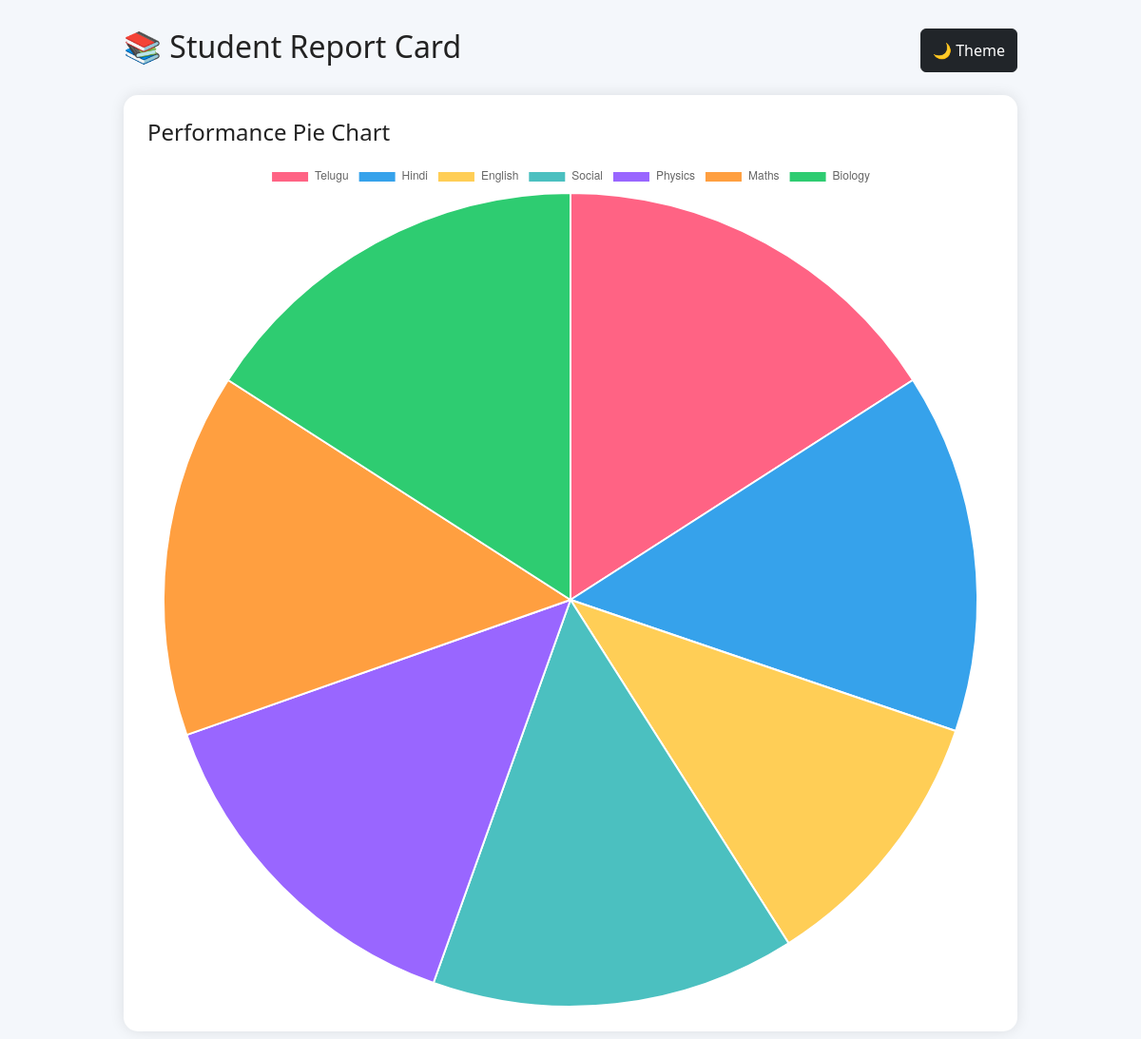
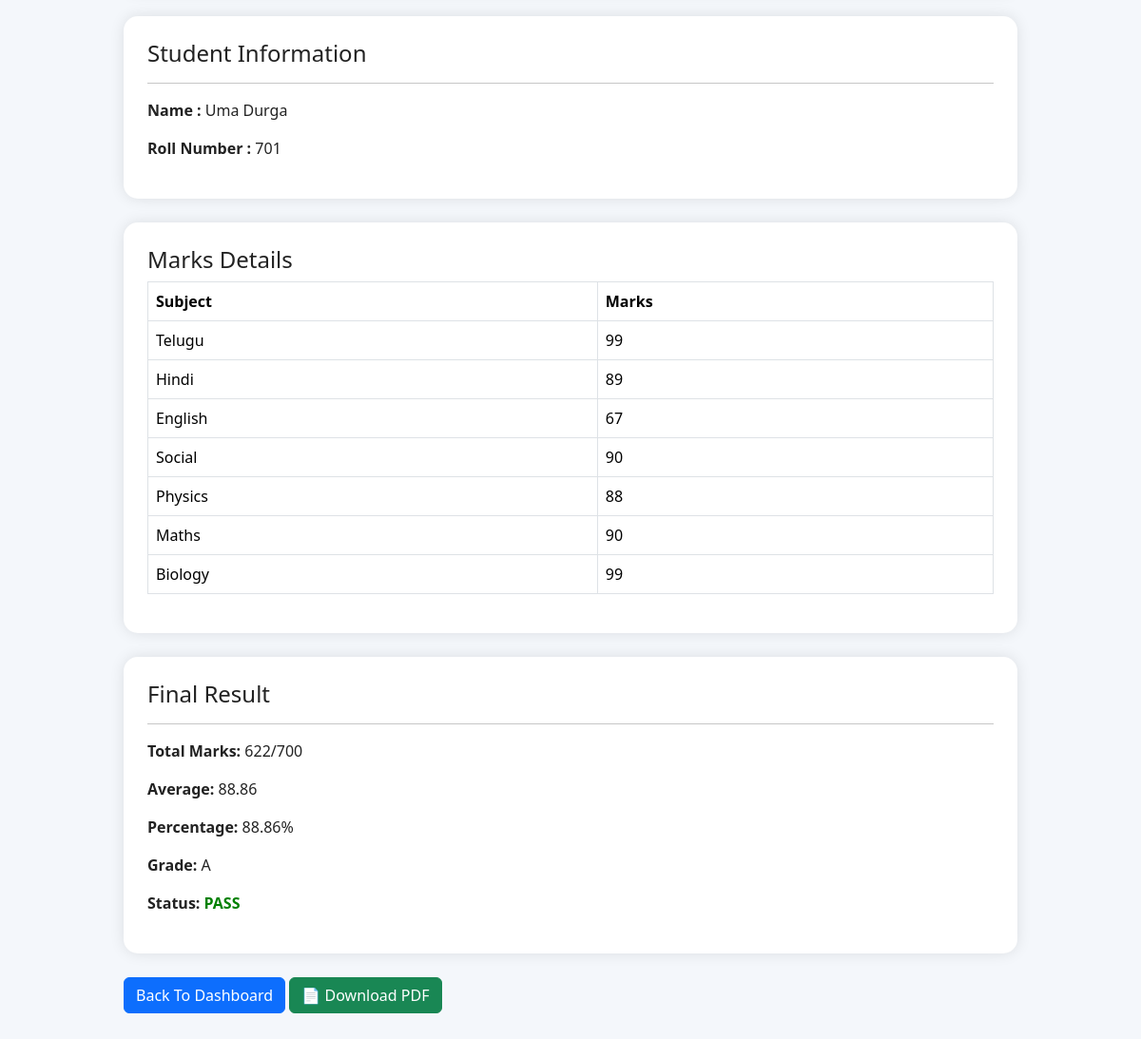
/report_card (signed in), run on the app's committed database (2 pictures, top to bottom).
### tables this page shows
CREATE TABLE grades(
        id INTEGER PRIMARY KEY AUTOINCREMENT,
        student_name TEXT NOT NULL,
        rollno TEXT NOT NULL,

        telugu INTEGER,
        hindi INTEGER,
        english INTEGER,
        social INTEGER,
        physics INTEGER,
        maths INTEGER,
        biology INTEGER
    );

### app.py (the view)
@app.route("/report_card")
def report_card():
    if "user_id" not in session:
        return redirect(url_for("signin"))
    conn = get_db_connection()
    report = conn.execute("""
    SELECT *
    FROM grades
    ORDER BY id DESC
    LIMIT 1
    """).fetchone()
    conn.close()
    if not report:
        flash("No Report Available!", "warning")
        return redirect(url_for("dashboard"))
    marks = [
        report["telugu"] or 0,
        report["hindi"] or 0,
        report["english"] or 0,
        report["social"] or 0,
        report["physics"] or 0,
        report["maths"] or 0,
        report["biology"] or 0
    ]
    total_marks = sum(marks)
    average = round(total_marks / 7, 2)
    percentage = round((total_marks / 700) * 100, 2)
    if percentage >= 90:
        grade = "A+"
    elif percentage >= 80:
        grade = "A"
    elif percentage >= 70:
        grade = "B"
    elif percentage >= 60:
        grade = "C"
    elif percentage >= 50:
        grade = "D"
    else:
        grade = "F"
    status = "Fail" if min(marks) < 35 else "Pass"
    return render_template(
        "report_card.html",
        report=report,
        total_marks=total_marks,
        average=average,
        percentage=percentage,
        grade=grade,
        status=status
    )

### app.py (called while the page is built)
def get_db_connection():
    conn = sqlite3.connect(DATABASE)
    conn.row_factory = sqlite3.Row
    return conn

### templates/report_card.html (shortened to what this page needs)
<!DOCTYPE html>
<html lang="en">
<head>
<link href="https://cdn.jsdelivr.net/npm/bootstrap@5.3.3/dist/css/bootstrap.min.css" rel="stylesheet">
</head>
<body>
<div class="container-box">
<div class="d-flex justify-content-between mb-4">
<h2>📚 Student Report Card</h2>
<button class="btn btn-dark"
onclick="toggleTheme()">
🌙 Theme
</button>
</div>
<div class="card-box">
<h4 class="mb-3">
Performance Pie Chart
</h4>
<canvas id="marksChart"></canvas>
</div>
<div class="card-box">
<h4>Student Information</h4>
<hr>
<p>
<b>Name :</b>
{{ report.student_name }}
</p>
<p>
<b>Roll Number :</b>
{{ report.rollno }}
</p>
</div>
<div class="card-box">
<h4>Marks Details</h4>
<table class="table table-bordered">
<tr>
<th>Subject</th>
<th>Marks</th>
</tr>
<tr>
<td>Telugu</td>
<td>{{ report.telugu }}</td>
</tr>
<tr>
<td>Hindi</td>
<td>{{ report.hindi }}</td>
</tr>
<tr>
<td>English</td>
<td>{{ report.english }}</td>
</tr>
<tr>
<td>Social</td>
<td>{{ report.social }}</td>
</tr>
<tr>
<td>Physics</td>
<td>{{ report.physics }}</td>
</tr>
<tr>
<td>Maths</td>
<td>{{ report.maths }}</td>
</tr>
<tr>
<td>Biology</td>
<td>{{ report.biology }}</td>
</tr>
</table>
</div>
<div class="card-box">
<h4>Final Result</h4>
<hr>
<p>
<b>Total Marks:</b>
{{ total_marks }}/700
</p>
<p>
<b>Average:</b>
{{ average }}
</p>
<p>
<b>Percentage:</b>
{{ percentage }}%
</p>
<p>
<b>Grade:</b>
{{ grade }}
</p>
<p>
<b>Status:</b>
{% if status=="Pass" %}
<span class="pass">
PASS
</span>
{% else %}
<span class="fail">
FAIL
</span>
{% endif %}
</p>
</div>
<div class="mt-3">
    <a href="/dashboard"
    class="btn btn-primary">
    Back To Dashboard
    </a>
    <a href="{{ url_for('download_report') }}"
class="btn btn-success">
📄 Download PDF
</a>
</div>
</div>
<script>
function toggleTheme(){
document.body.classList.toggle("dark-mode");
if(document.body.classList.contains("dark-mode")){
localStorage.setItem("theme","dark");
}
else{
localStorage.setItem("theme","light");
}
}
window.onload=function(){
if(localStorage.getItem("theme")==="dark"){
document.body.classList.add("dark-mode");
}
}
const ctx=document.getElementById('marksChart');
new Chart(ctx,{
type:'pie',
data:{
labels:[
'Telugu',
'Hindi',
'English',
'Social',
'Physics',
'Maths',
'Biology'
],
datasets:[{
data:[
{{ report.telugu }},
{{ report.hindi }},
{{ report.english }},
{{ report.social }},
{{ report.physics }},
{{ report.maths }},
{{ report.biology }}
],
backgroundColor:[
'#FF6384',
'#36A2EB',
'#FFCE56',
'#4BC0C0',
'#9966FF',
'#FF9F40',
'#2ECC71'
]
}]
},
options:{
responsive:true
}
});
</script>
</body>
</html>

### templates/report_card.html (style rules this page uses)
:root { --bg:#f4f7fb; --card:#fff; --text:#222; }
body { background:var(--bg); color:var(--text); transition:.3s; }
.container-box { max-width:1000px; margin:auto; padding:30px; }
.card-box { background:var(--card); padding:25px; border-radius:15px; box-shadow:0 0 15px rgba(0,0,0,.1); margin-bottom:25px; }
.pass { color:green; font-weight:bold; }

### data on the page
grades: student_name "Uma Durga", rollno "701", telugu "99", hindi "89", english "67", social "90", physics "88", maths "90", biology "99"

### other printed values
{{ total_marks }} "622"
{{ average }} "88.86"
{{ percentage }} "88.86"
{{ grade }} "A"
chart data {{ report.telugu }} 99
chart data {{ report.hindi }} 89
chart data {{ report.english }} 67
chart data {{ report.social }} 90
